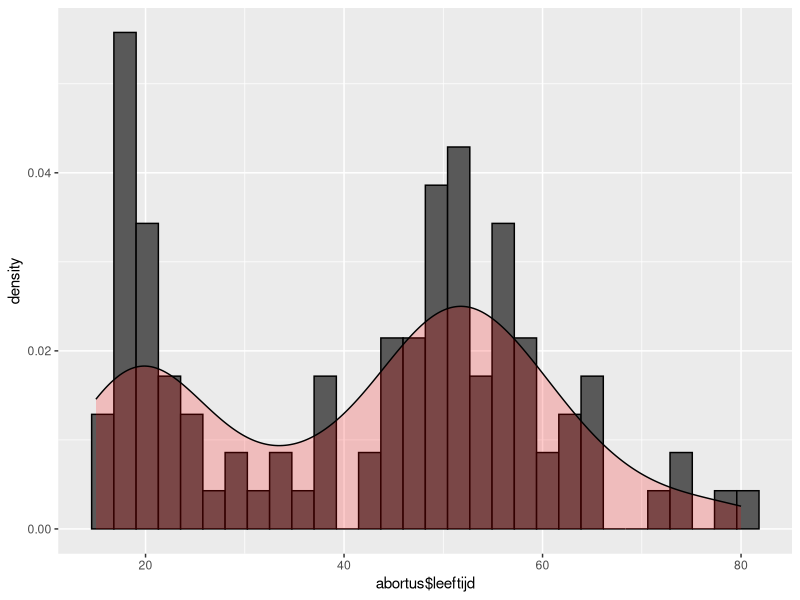
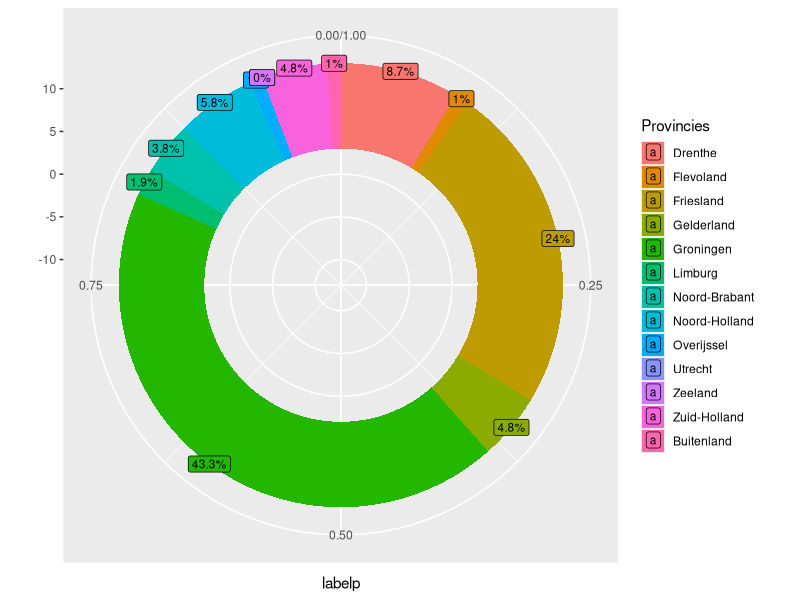
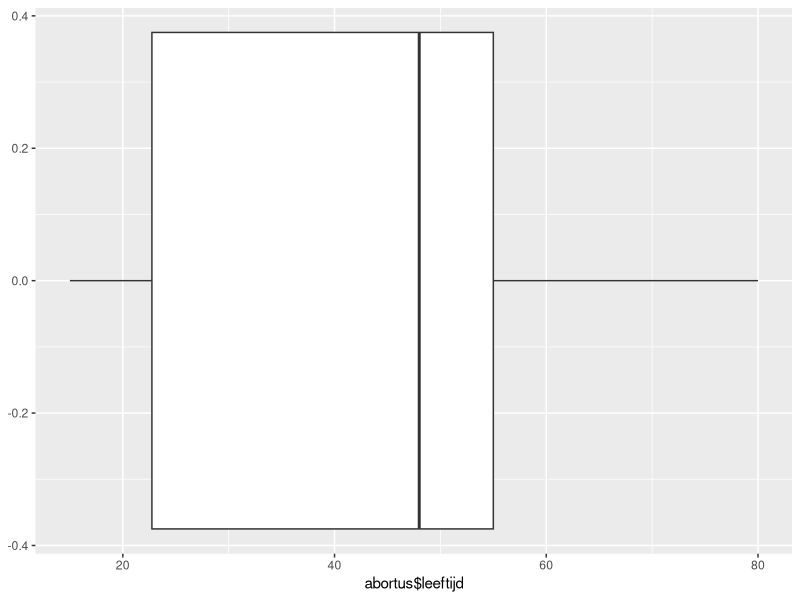
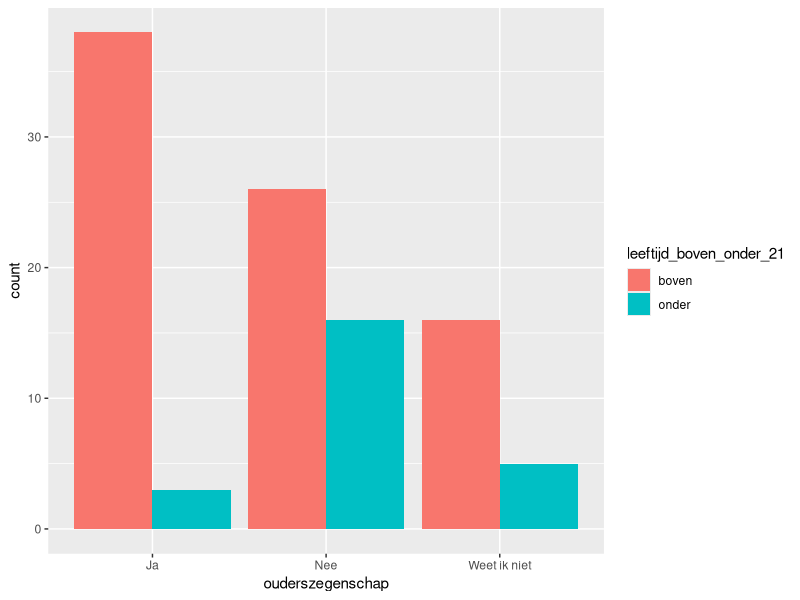
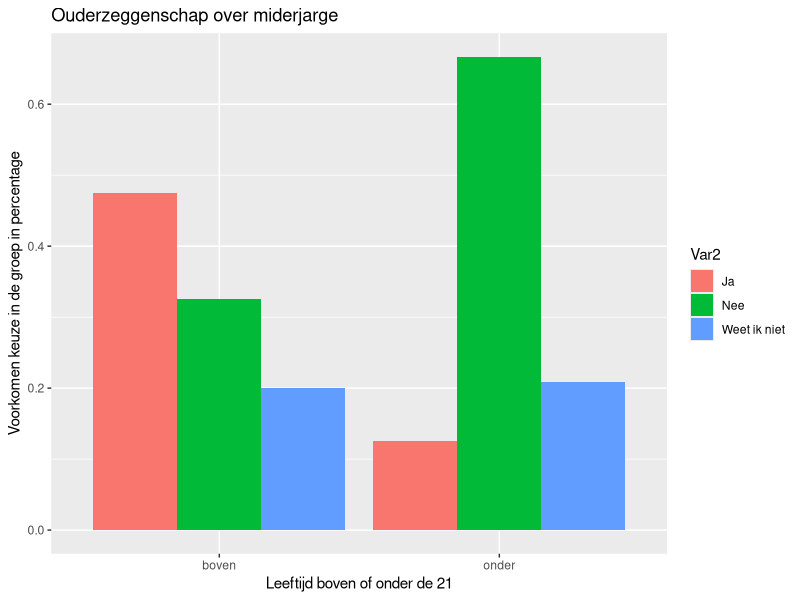

Source code (R) for these figures, in order:
## ---- chunk 1
library(tidyverse)
library(dplyr)

## ---- chunk 2

abortus <- read.csv("abortus_dataset.csv",
                    na.strings = "NA")
#table(abortus$Vindt.u.dat.iemand.zelf.moet.kunnen.kiezen.of.die.een.abortus.wil., useNA = "always")



# voor de vraag: Vindt u dat iemand zelf moet kunnen kiezen of die een abortus wil?
abortus$eigen_keuze_abortus <- factor(x = abortus$Vindt.u.dat.iemand.zelf.moet.kunnen.kiezen.of.die.een.abortus.wil.,  
                           levels = c("Ja", "Nee"),
                           labels = c("Wel abortus toestaan", "Geen abortus toestaan"))

# Voor de vraag: Wat is uw religieuze overtuiging?
abortus$geloof <- factor(x = abortus$Wat.is.uw.religieuze.overtuiging.., 
                           levels = c("Christendom", "Islam", "Hindoeïsme", "Boeddhisme", "Niet gelovig", "Anders"),
                           labels = c("Christendom", "Islam", "Hindoeïsme", "Boeddhisme", "Niet gelovig", "Anders"))


abortus$geslacht <- factor(x = abortus$Wat.is.uw.geslacht..,
                           levels = c("Man", "Vrouw"),
                           labels = c("Man", "Vrouw"))
# Voor de vraag: Wat is uw religieuze overtuiging?

abortus$afkomst <- factor(x = abortus$In.welke.provincie.heeft.u.het.grootste.deel.van.uw.jeugd.doorgebracht., 
                           levels = c("Drenthe", "Flevoland", "Friesland", "Gelderland", "Groningen", "Limburg", "Noord-Brabant", "Noord-Holland", "Overijssel", "Utrecht", "Zeeland", "Zuid-Holland", "Ik ben niet in Nederland opgegroeid"),
                           labels = c("Drenthe", "Flevoland", "Friesland", "Gelderland", "Groningen", "Limburg", "Noord-Brabant", "Noord-Holland", "Overijssel", "Utrecht", "Zeeland", "Zuid-Holland", "Buitenland"))


abortus <- abortus %>%
    rename(
        leeftijd = Wat.is.uw.leeftijd. , 
        ouderszegenschap = Vindt.u.dat.de.ouders.zeggenschap.moeten.hebben.over.of.hun.minderjarige.kind.wel.of.niet.voor.abortus.mag.kiezen... ,
        Kindskeuze = Vindt.u.dat.een.minderjarig.kind.de.keuze.moet.hebben.om.voor.een.abortus.te.kiezen.....
    )
abortus.test <- data.frame(abortus$geloof)
head(abortus)

## ---- chunk 3

summary(abortus$leeftijd)


## ---- chunk 4

leeftijd <- data.frame(abortus$leeftijd)

ggplot(leeftijd, aes(x=abortus$leeftijd)) + geom_histogram(aes(y =after_stat(density)), color = "black")+geom_density(alpha = .2, fill= "red")
## ---- chunk 5
shapiro.test(abortus$leeftijd)

## ---- chunk 6

# Create Data
x <- table(abortus$afkomst)

city_count <- data.frame(x)

# Compute percentages
city_count$fraction = city_count$Freq / sum(city_count$Freq)
city_count$percentage = round(city_count$fraction *100, digits =1)
city_count$ymax = cumsum(city_count$fraction)
city_count$ymin = c(0, head(city_count$ymax, n=-1))
city_count$labelp = (city_count$ymax+city_count$ymin)/2
city_count$label = (paste0(city_count$percentage, "%"))
renamed_city_count <- city_count %>%
    rename(
        Provincies = Var1
    )

# Make the plot
ggplot(renamed_city_count, aes(ymax=ymax, ymin=ymin, xmax=13, xmin=3, fill=Provincies)) +
     geom_rect() +
     geom_label( x = 13, aes(y=labelp, label= label), size=3)+
     
     coord_polar(theta="y") + 
     xlim(c(-13, 13)) 
## ---- chunk 7
ggplot(leeftijd, aes(x = abortus$leeftijd)) + geom_boxplot()
## ---- chunk 8

abortus %>%
    select(leeftijd, ouderszegenschap) %>%
    mutate(leeftijd_boven_onder_21 = ifelse(leeftijd > 21, "boven", "onder")) %>%
    ggplot(mapping = aes(x = ouderszegenschap, fill = leeftijd_boven_onder_21)) +
    geom_bar(position = "dodge")


## ---- chunk 9
x <-abortus %>%
    select(leeftijd, ouderszegenschap) %>%
    mutate(leeftijd_boven_onder_21 = ifelse(leeftijd > 21, "boven", "onder"))
table_1 <- prop.table(table(x$leeftijd_boven_onder_21[x$leeftijd_boven_onder_21 == "boven"], x$ouderszegenschap[x$leeftijd_boven_onder_21 == "boven"]))
table_2 <- prop.table(table(x$leeftijd_boven_onder_21[x$leeftijd_boven_onder_21 == "onder"], x$ouderszegenschap[x$leeftijd_boven_onder_21 == "onder"]))
x3 <- rbind(table_1,table_2)
as.data.frame.table(x3) %>%
    ggplot(aes(x = Var1,y = Freq,  fill = Var2)) +
    geom_col(position = "dodge")+
    guides(color = guide_legend(title = "Wat is de mening")) +
    labs(title = "Ouderzeggenschap over miderjarge", 
         y = "Voorkomen keuze in de groep in percentage", 
         x = "Leeftijd boven of onder de 21")


    
## ---- chunk 10
